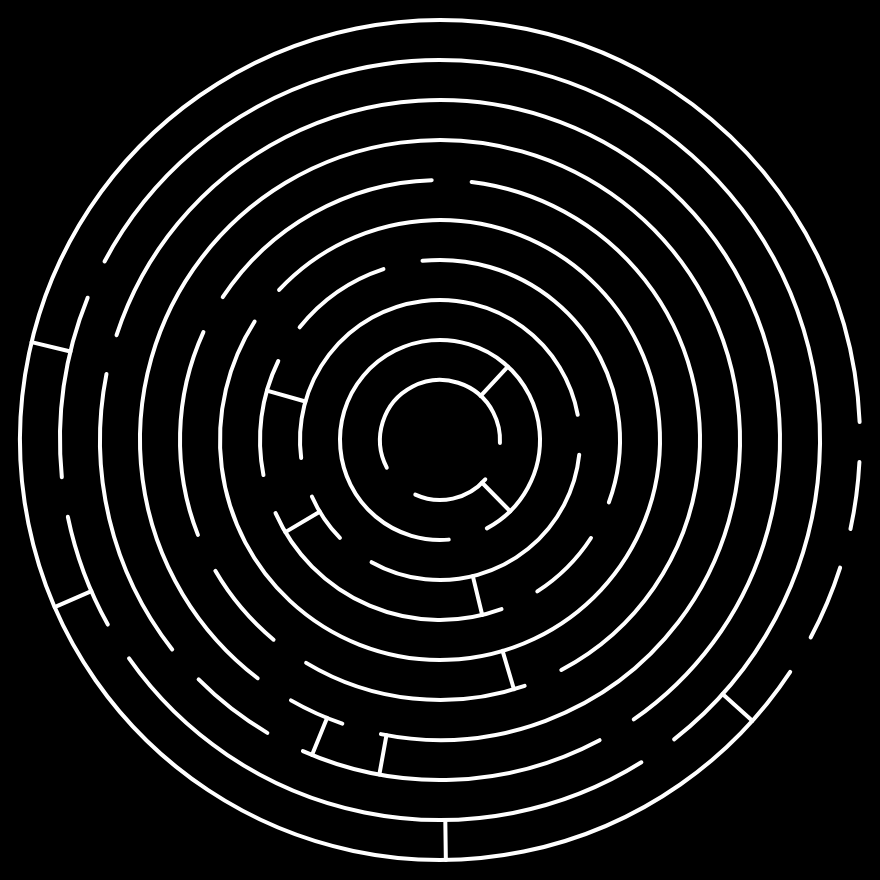
Frame 1 (no input)
Frame 60 (no input): identical to frame 1, image omitted
Frame 120 (the mouse pressed at the canvas centre since frame 60): identical to frame 1, image omitted

The p5.js sketch that drew this single still picture (run headless with seeded random() and noise() and a simulated clock; from frame 60 on, the mouse is pressed at the canvas centre):

// p5.js sketch
// ── sketch.js
var endpt
//var w = 800
//var h = 800
var lower_bnd = 0.5
var upper_bnd = 1.5
var array;

function setup() {
    var w = windowHeight-120
    var h = windowHeight-120
    createCanvas( w, h);
    background(0);
    stroke(255);
    
    noFill()
    ellipseMode(RADIUS);
    angleMode(DEGREES);
    
    
    var gap = 10* Math.ceil(random(5))
    var radius = 10* Math.ceil(random(gap/10,10))
    strokeWeight(gap/10)
    var circumf
    var num_gaps
    temp=(radius/gap)
    
    for (iter = temp; iter <= (w/2)/gap -1 ; iter= iter+2){
        array=[];

        for (set_=0; set_<2; set_++){
            array.push([])
            temp3 = Math.floor(2.3 * Math.pow( ( 1+ (1/iter)) , iter ))
            num_gaps =  Math.ceil (random (temp3))
            console.log(num_gaps)
            circumf = 2 * PI * radius
            var stpt = Math.floor (random (360/num_gaps))

            orig_stpt = stpt
            gap_ang = ( gap / circumf) * 360            
            console.log("org stpt "+orig_stpt)
            console.log("num gaps "+ num_gaps)
            console.log("gap ang "+ gap_ang)
            console.log("")
            
            
            for ( i = 0 ; i < num_gaps ; i++ ){

                endpt = stpt + random( gap_ang, random( lower_bnd, upper_bnd) * (360 / num_gaps) );
                
                if ((endpt + gap_ang + ( upper_bnd * 360/num_gaps))-360 >  orig_stpt || i == num_gaps-1){
                        endpt = orig_stpt - gap_ang+360;
                        push()
                            translate (w/2, h/2);
                            arc (0, 0, radius, radius, stpt, endpt ) 
                        pop()
                    diff= endpt-stpt
                    if (endpt > 360){
                        if(set_==1){
                            array[set_].push(stpt)
                            array[set_].push(endpt)
                        }
                        endpt= endpt - 360
                        stpt=endpt-diff
                    }
                    if (stpt > 360){
                        if(set_==1){
                            array[set_].push(stpt)
                            array[set_].push(endpt)
                        }
                        stpt= stpt-360
                        endpt=stpt+diff
                    }
                        array[set_].push(stpt)
                        array[set_].push(endpt)
                        break;
                }
                
//                if (i == num_gaps-1){
//                        if (endpt > orig_stpt + 360){
//                            endpt = (orig_stpt - gap_ang + 360)
//                        }
////                        else {endpt = (orig_stpt - gap_ang) + 360};
//                        push()
//                            translate (w/2, h/2);
//                            arc (0, 0, radius, radius, stpt, endpt ) 
//                        pop() 
//                        array[set_].push(stpt)
//                        array[set_].push(endpt)
//                        break;
//                }

                push()
                    translate (w/2, h/2);
                    arc (0, 0, radius, radius, stpt, endpt ) 
                pop()
                diff= endpt-stpt
                if (endpt > 360){
                    if(set_==1){
                            array[set_].push(stpt)
                            array[set_].push(endpt)
                        }
                        endpt= endpt - 360
                        stpt=endpt-diff
                    }
                    if (stpt > 360){
                        if(set_==1){
                            array[set_].push(stpt)
                            array[set_].push(endpt)
                        }
                        
                        stpt= stpt-360
                        endpt=stpt+diff
                    }
                
                array[set_].push(stpt)
                array[set_].push(endpt)
                stpt = endpt + gap_ang
            }
            
        radius = radius + gap
           
    }

         for (strokes = 0; strokes < array[0].length ; strokes+=2){
             
            
                temp2 = random( array [0] [strokes] , array [0] [strokes+1])
                for (check=0; check < 100; check++){
                    for (iu=0; iu <= array[0].length; iu+=2){
    //                console.log(temp2 > array[1][iu] && temp2 < array[1][iu+1] )
                                 console.log(temp2)

                        if (temp2 > array[1][iu] && temp2 < array[1][iu+1]) {
                            check = 112
                            push()
                                translate(w/2, h/2)
                                rotate (temp2) 
                                line(radius-2*gap,0,radius-gap,0);
                            pop()

                        }
                    }
                    temp2 = random( array [0] [strokes] , array [0] [strokes+1])
                 }
            
             
             

                
//                for ( check=0 ; check==0;){
//                    if (temp2 > array[1][iu] && temp2 < array[1][iu] ){
//                    push()
//                        translate(w/2, h/2)
//                        rotate (temp2) 
//                        line(radius-2*gap,0,radius-gap,0);
//                    pop()
//                    check=1
//                    } 
//                    else{temp2=temp2+1}
//                }

                
            
        }
            
    }
    

console.log(array[0])
console.log(array[1])    
}




function draw() {
    
}
